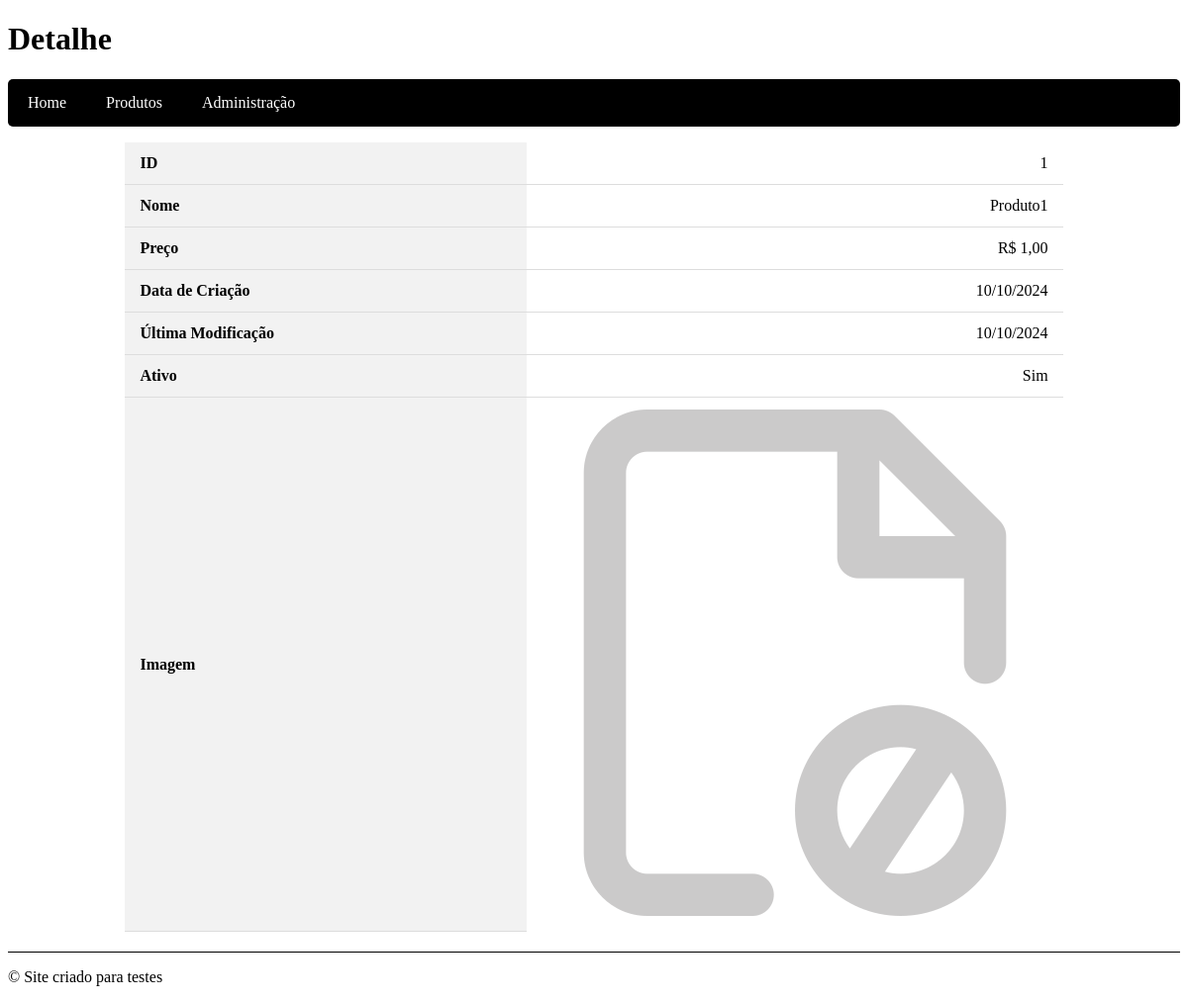
The page /detalhes/1/ on the database its author committed.
### core/models.py (models this page shows, shortened)
class Base(models.Model):
    criado = models.DateField('Data de criação', auto_now_add=True)
    modificado = models.DateField('Data de atualização', auto_now=True)
    ativo = models.BooleanField('Ativo?', default=True)
    class Meta:
        abstract = True

class Produto(Base):
    nome = models.CharField('Nome', max_length=255)
    preco = models.DecimalField('Preço', decimal_places=2, max_digits=9)
    imagem = models.ImageField(upload_to='produtos/', default= 'produtos/imagem_padrao.png')

### core/views.py (the view)
# urls.py: path('detalhes/<int:pk>/', visualizar_produto, name='det_produto'),
def visualizar_produto(request, pk):
    produto = get_object_or_404(Produto, id=pk)
    context = {
        'titulo': 'Detalhe',
        'produto': produto,
    }
    return render(request, 'detalhe_produto.html', context)

### core/templates/detalhe_produto.html (shortened to what this page needs)
{% extends "base.html" %}
{% load static %}
{% block link %}
    <link rel="stylesheet" href="{% static 'css/detalhe_produto.css'%}">
{% endblock link %}
{% block cabecalho %}{{ titulo }}{% endblock cabecalho %}
{% block content %}
<div class="tabela">
    <table class="tabela-produto">
        <tr>
            <th>ID</th>
            <td>{{ produto.id }}</td>
        </tr>
        <tr>
            <th>Nome</th>
            <td>{{ produto.nome }}</td>
        </tr>
        <tr>
            <th>Preço</th>
            <td>R$ {{ produto.preco|floatformat:2 }}</td>
        </tr>
        <tr>
            <th>Data de Criação</th>
            <td>{{ produto.criado|date:"d/m/Y" }}</td>
        </tr>
        <tr>
            <th>Última Modificação</th>
            <td>{{ produto.modificado|date:"d/m/Y" }}</td>
        </tr>
        <tr>
            <th>Ativo</th>
            <td>{{ produto.ativo|yesno:"Sim,Não" }}</td>
        </tr>
        <tr>
            <th>Imagem</th>
            <td>
                <img src="{{ produto.imagem.url }}" alt="{{ produto.nome }}" class = "produto-imagem">
            </td>
        </tr>
    </table>
</div>
{% endblock content %}

### core/static/css/base.css (style rules this page uses)
* { border: 0; padding: 0; box-sizing: border-box; }

### core/static/css/detalhe_produto.css (style rules this page uses)
.tabela { display: flex; justify-content: center; }
.tabela-produto { width: 80%; border-collapse: collapse; }
.tabela-produto th, .tabela-produto td { width: 50%; padding: 12px 15px; border-bottom: 1px solid #ddd; }
.tabela-produto th { text-align: left; background-color: #f2f2f2; }
.tabela-produto td { text-align: right; }
.tabela-produto tr:last-child td { border-bottom: none; }

### rows shown on the page
Produto: id "1", nome "Produto1", preco "1,00", criado "10/10/2024", modificado "10/10/2024", ativo "Sim", imagem (picture)

### other values the page prints
{{ titulo }} "Detalhe"
